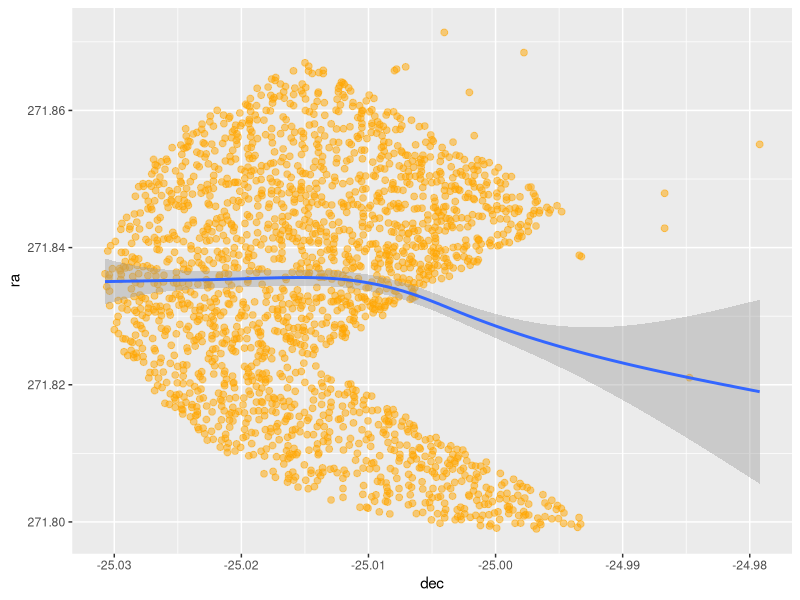
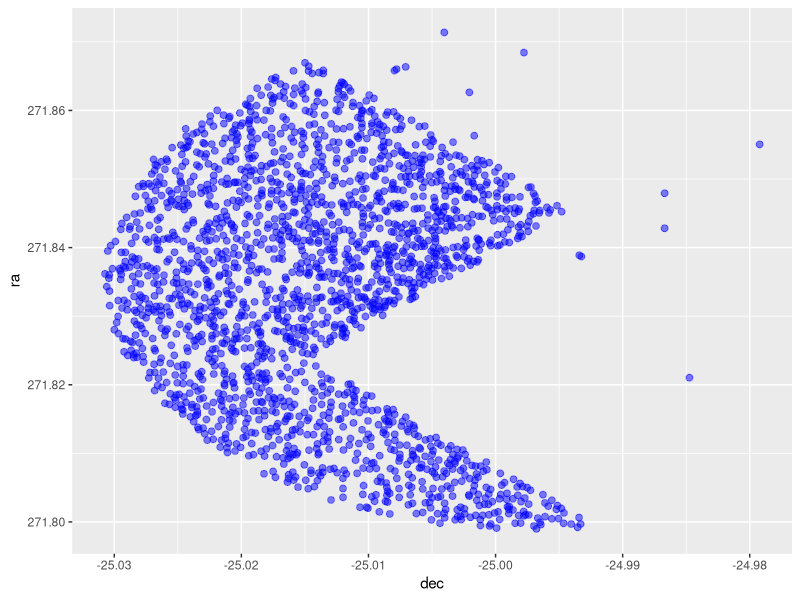
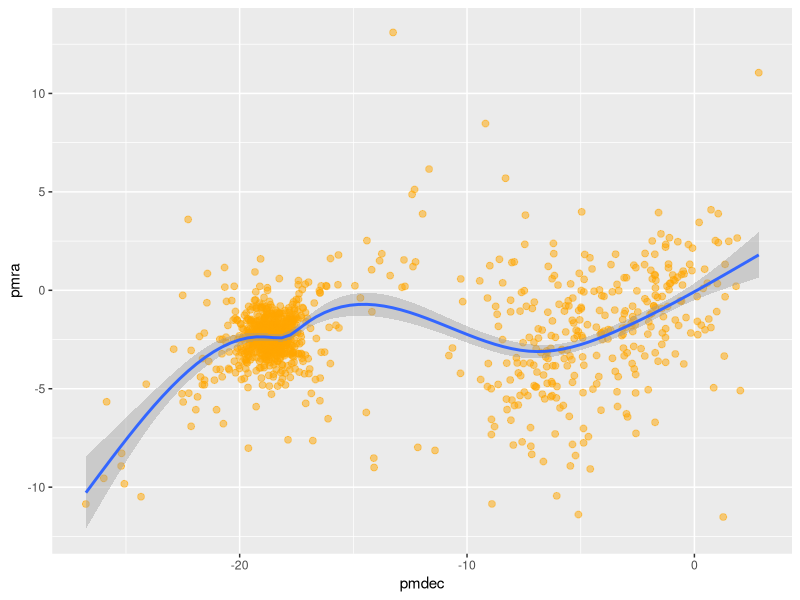
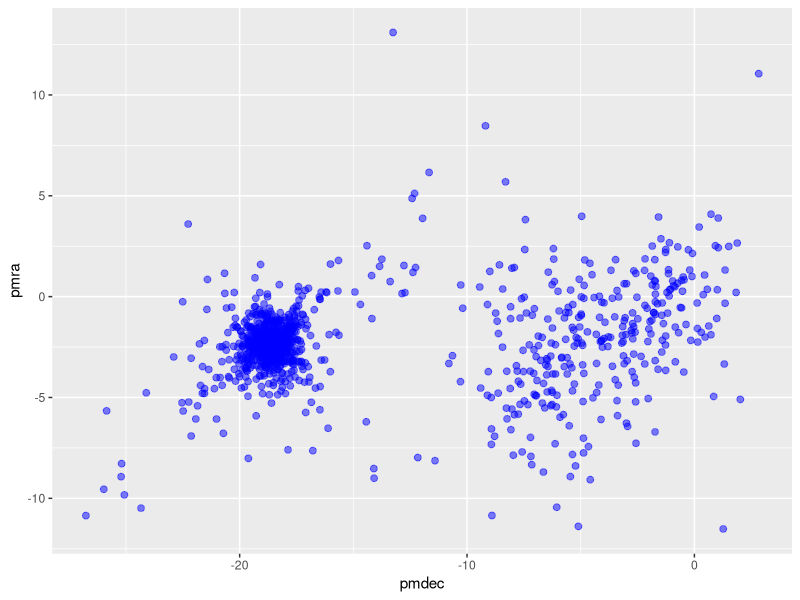
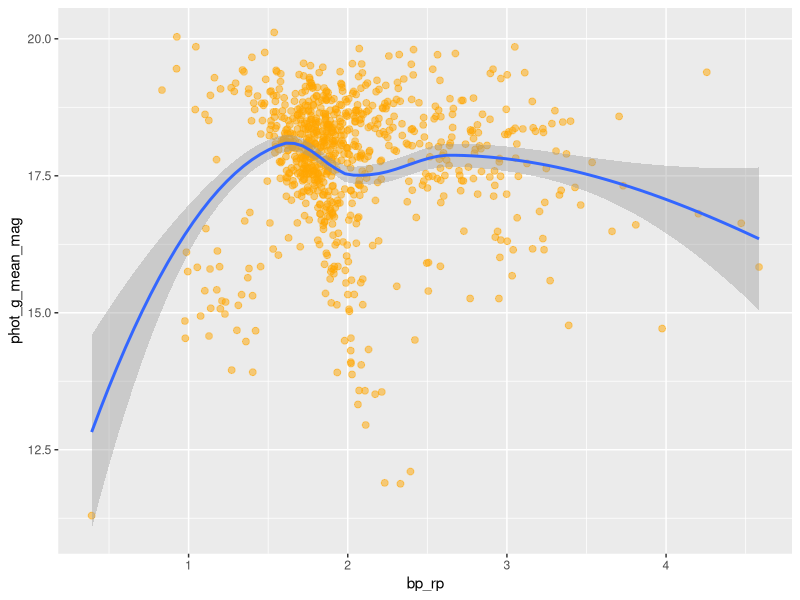
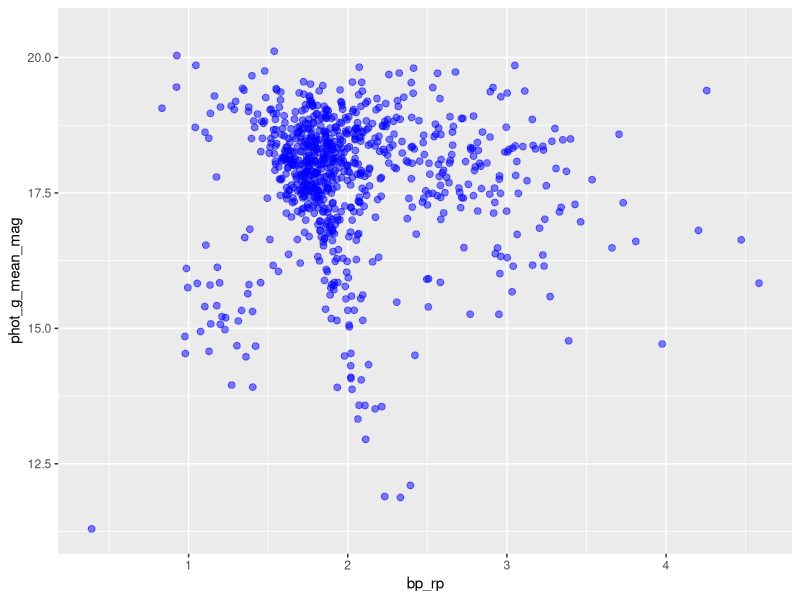
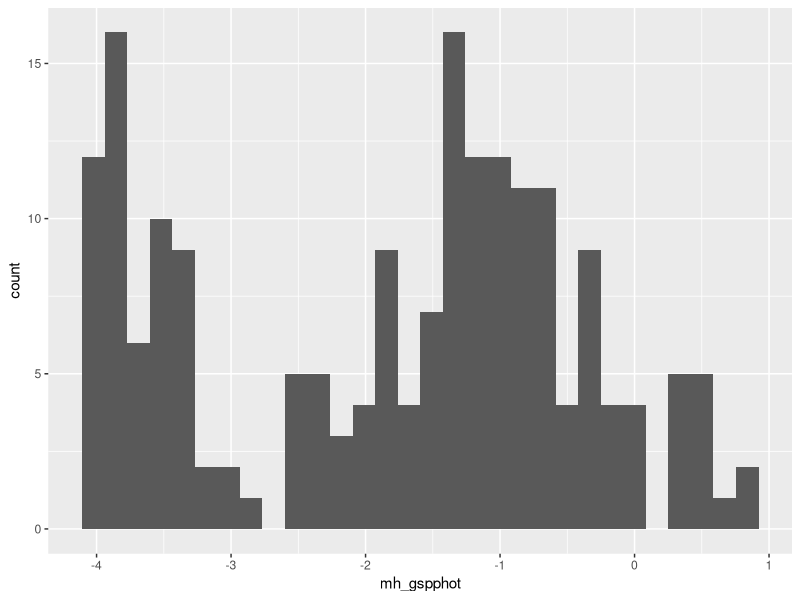
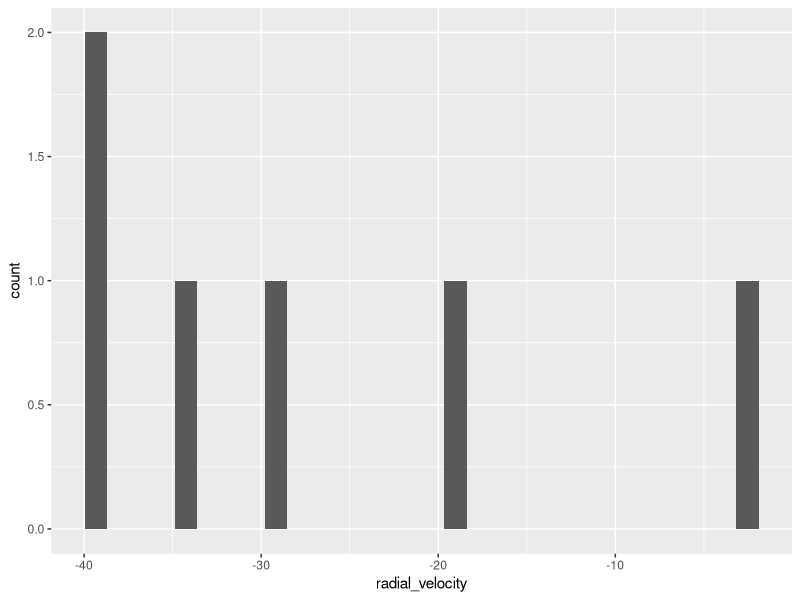

Write the R code that produced these figures, in order.
## ---- chunk 1
ngc_6544 <- read.csv("1657065339571O-result.csv")
## ---- chunk 2
library(tidyverse)
library(readr)
library(ggplot2)
library(ggpubr)
## ---- chunk 3
summary(ngc_6544)
## ---- chunk 4
model_1 <- lm(ra ~ dec, data = ngc_6544)
## ---- chunk 5
summary(model_1)
## ---- chunk 6
ggplot(data = model_1, aes(x = dec, y = ra)) +
  geom_point(alpha=0.5, size=2, color = 'orange') +
  labs(y="ra", x="dec") +
  stat_smooth()
## ---- chunk 7
ngc_6544 %>%
  ggplot(aes(dec,ra)) +
  geom_point(alpha=0.5, size=2, color = 'blue') +
  labs(y="ra", x="dec")
## ---- chunk 8
model_2 <- lm(pmra ~ pmdec, data = ngc_6544)
## ---- chunk 9
summary(model_2)
## ---- chunk 10
ggplot(data = model_2, aes(x = pmdec, y = pmra)) +
  geom_point(alpha=0.5, size=2, color = 'orange') +
  labs(y="pmra", x="pmdec") +
  stat_smooth()
## ---- chunk 11
ngc_6544 %>%
  ggplot(aes(pmdec,pmra)) +
  geom_point(alpha=0.5, size=2, color = 'blue') +
  labs(y="pmra", x="pmdec") 
## ---- chunk 12
model_3 <- lm(phot_g_mean_mag ~ bp_rp, data = ngc_6544)
## ---- chunk 13
summary(model_3)
## ---- chunk 14
ggplot(data = model_3, aes(x = bp_rp, y = phot_g_mean_mag)) +
  geom_point(alpha=0.5, size=2, color = 'orange') +
  labs(y="phot_g_mean_mag", x="bp_rp") +
  stat_smooth()
## ---- chunk 15
ngc_6544 %>%
  ggplot(aes(bp_rp,phot_g_mean_mag)) +
  geom_point(alpha=0.5, size=2, color = 'blue') +
  labs(y="phot_g_mean_mag", x="bp_rp")
## ---- chunk 16
ggplot(ngc_6544, aes(mh_gspphot)) +
  geom_histogram(bins = 30)
## ---- chunk 17
ggplot(ngc_6544, aes(radial_velocity)) +
  geom_histogram()
## ---- chunk 18
ngc_6553 <- read_csv("1657165215641O-result.csv")
## ---- chunk 19
summary(ngc_6553)
## ---- chunk 20
model_4 <- lm(ra ~ dec, data = ngc_6553)
## ---- chunk 21
summary(model_4)
## ---- chunk 22
ggplot(data = model_4, aes(x = dec, y = ra)) +
  geom_point(alpha=0.5, size=2, color = 'orange') +
  labs(y="ra", x="dec") +
  stat_smooth()
## ---- chunk 23
ngc_6553 %>%
  ggplot(aes(dec,ra)) +
  geom_point(alpha=0.5, size= 2, color = 'blue') +
  labs(y="ra", x="dec")
## ---- chunk 24
model_5 <- lm(pmra ~ pmdec, data = ngc_6553)
## ---- chunk 25
summary(model_5)
## ---- chunk 26
ggplot(data = model_5, aes(x = pmdec, y = pmra)) +
  geom_point(alpha=0.5, size=2, color = 'orange') +
  labs(y="pmra", x="pmdec") +
  stat_smooth()
## ---- chunk 27
ngc_6553 %>%
  ggplot(aes(pmdec,pmra)) +
  geom_point(alpha=0.5, size=2, color = 'blue') +
  labs(y="pmra", x="pmdec") 
## ---- chunk 28
model_6 <- lm(phot_g_mean_mag ~ bp_rp, data = ngc_6553)
## ---- chunk 29
summary(model_6)
## ---- chunk 30
ggplot(data = model_6, aes(x = bp_rp, y = phot_g_mean_mag)) +
  geom_point(alpha=0.5, size=2, color = 'orange') +
  labs(y="phot_g_mean_mag", x="bp_rp") +
  stat_smooth()
## ---- chunk 31
ngc_6553 %>%
  ggplot(aes(bp_rp,phot_g_mean_mag)) +
  geom_point(alpha=0.5, size=2, color = 'blue') +
  labs(y="phot_g_mean_mag", x="bp_rp")
## ---- chunk 32
ggplot(ngc_6553, aes(mh_gspphot)) +
  geom_histogram(bins = 30)
## ---- chunk 33
ggplot(ngc_6553, aes(radial_velocity)) +
  geom_histogram(bins = 30)
## ---- chunk 34
terzan_12 <- read_csv("1657165792389O-result.csv")
## ---- chunk 35
summary(terzan_12)
## ---- chunk 36
model_7 <- lm(ra ~ dec, data = terzan_12)
## ---- chunk 37
summary(model_7)
## ---- chunk 38
ggplot(data = model_7, aes(x = dec, y = ra)) +
  geom_point(alpha=0.5, size=2, color = 'orange') +
  labs(y="ra", x="dec") +
  stat_smooth()
## ---- chunk 39
terzan_12 %>%
  ggplot(aes(dec,ra)) +
  geom_point(alpha=0.5, size= 2, color = 'blue') +
  labs(y="ra", x="dec")
## ---- chunk 40
model_8 <- lm(pmra ~ pmdec, data = terzan_12)
## ---- chunk 41
summary(model_8)
## ---- chunk 42
ggplot(data = model_8, aes(x = pmdec, y = pmra)) +
  geom_point(alpha=0.5, size=2, color = 'orange') +
  labs(y="pmra", x="pmdec") +
  stat_smooth()
## ---- chunk 43
terzan_12 %>%
  ggplot(aes(pmdec,pmra)) +
  geom_point(alpha=0.5, size=2, color = 'blue') +
  labs(y="pmra", x="pmdec") 
## ---- chunk 44
ggplot(terzan_12, aes(mh_gspphot)) +
  geom_histogram(bins = 30)
## ---- chunk 45
ggplot(terzan_12, aes(radial_velocity)) +
  geom_histogram(bins = 30)
## ---- chunk 46
ngc_6380 <- read_csv("1657166932125O-result.csv") 
## ---- chunk 47
summary(ngc_6380)
## ---- chunk 48
model_9 <- lm(ra ~ dec, data = ngc_6380)
## ---- chunk 49
summary(model_9)
## ---- chunk 50
ggplot(data = model_9, aes(x = dec, y = ra)) +
  geom_point(alpha=0.5, size=2, color = 'orange') +
  labs(y="ra", x="dec") +
  stat_smooth()
## ---- chunk 51
ngc_6380 %>%
  ggplot(aes(dec,ra)) +
  geom_point(alpha=0.5, size= 2, color = 'blue') +
  labs(y="ra", x="dec")
## ---- chunk 52
model_10 <- lm(pmra ~ pmdec, data = ngc_6380)
## ---- chunk 53
summary(model_10)
## ---- chunk 54
ggplot(data = model_10, aes(x = pmdec, y = pmra)) +
  geom_point(alpha=0.5, size=2, color = 'orange') +
  labs(y="pmra", x="pmdec") +
  stat_smooth()
## ---- chunk 55
ngc_6380 %>%
  ggplot(aes(pmdec,pmra)) +
  geom_point(alpha=0.5, size=2, color = 'blue') +
  labs(y="pmra", x="pmdec") 
## ---- chunk 56
model_11 <- lm(phot_g_mean_mag ~ bp_rp, data = ngc_6380)
## ---- chunk 57
summary(model_11)
## ---- chunk 58
ggplot(data = model_11, aes(x = bp_rp, y = phot_g_mean_mag)) +
  geom_point(alpha=0.5, size=2, color = 'orange') +
  labs(y="phot_g_mean_mag", x="bp_rp") +
  stat_smooth()
## ---- chunk 59
ngc_6380 %>%
  ggplot(aes(bp_rp,phot_g_mean_mag)) +
  geom_point(alpha=0.5, size=2, color = 'blue') +
  labs(y="phot_g_mean_mag", x="bp_rp")
## ---- chunk 60
ggplot(ngc_6380, aes(mh_gspphot)) +
  geom_histogram(bins = 30)
## ---- chunk 61
ggplot(ngc_6380, aes(radial_velocity)) +
  geom_histogram(bins = 30)
## ---- chunk 62
fsr_1758 <- read.csv("1657248340808O-result.csv")
## ---- chunk 63
summary(fsr_1758)
## ---- chunk 64
model_12 <- lm(ra ~ dec, data = fsr_1758)
## ---- chunk 65
summary(model_12)
## ---- chunk 66
ggplot(data = model_12, aes(x = dec, y = ra)) +
  geom_point(alpha=0.5, size=2, color = 'orange') +
  labs(y="ra", x="dec") +
  stat_smooth()
## ---- chunk 67
fsr_1758 %>%
  ggplot(aes(dec,ra)) +
  geom_point(alpha=0.5, size=2, color = 'blue') +
  labs(y="ra", x="dec")
## ---- chunk 68
model_13 <- lm(pmra ~ pmdec, data = fsr_1758)
## ---- chunk 69
summary(model_13)
## ---- chunk 70
ggplot(data = model_13, aes(x = pmdec, y = pmra)) +
  geom_point(alpha=0.5, size=2, color = 'orange') +
  labs(y="pmra", x="pmdec") +
  stat_smooth()
## ---- chunk 71
fsr_1758 %>%
  ggplot(aes(pmdec,pmra)) +
  geom_point(alpha=0.5, size=2, color = 'blue') +
  labs(y="pmra", x="pmdec") 
## ---- chunk 72
model_14 <- lm(phot_g_mean_mag ~ bp_rp, data = fsr_1758)
## ---- chunk 73
summary(model_14)
## ---- chunk 74
ggplot(data = model_14, aes(x = bp_rp, y = phot_g_mean_mag)) +
  geom_point(alpha=0.5, size=2, color = 'orange') +
  labs(y="phot_g_mean_mag", x="bp_rp") +
  stat_smooth()
## ---- chunk 75
fsr_1758 %>%
  ggplot(aes(bp_rp,phot_g_mean_mag)) +
  geom_point(alpha=0.5, size=2, color = 'blue') +
  labs(y="phot_g_mean_mag", x="bp_rp")
## ---- chunk 76
ggplot(fsr_1758, aes(mh_gspphot)) +
  geom_histogram(bins = 30)
## ---- chunk 77
ggplot(fsr_1758, aes(radial_velocity)) + 
  geom_histogram(bins = 30)
